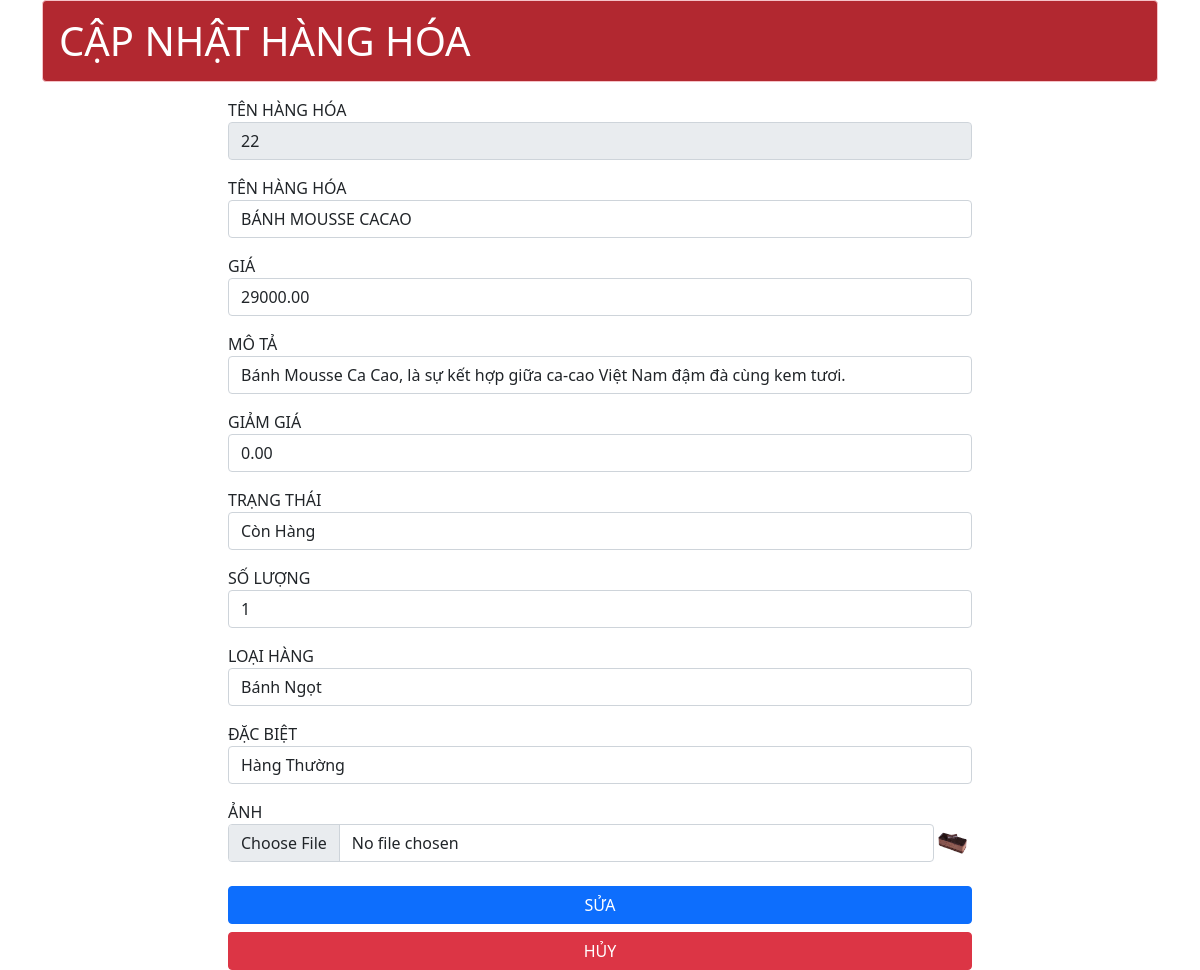
/admin/hang_hoa/edit.php?id=22, run on the app's committed database.
### tables this page shows
CREATE TABLE `hang_hoa` (
  `ma_hh` int(11) NOT NULL,
  `ten_hh` varchar(255) NOT NULL,
  `gia` double(10,2) NOT NULL DEFAULT 0.00,
  `mo_ta` varchar(255) NOT NULL,
  `giam_gia` double(10,2) DEFAULT 0.00,
  `img` varchar(255) NOT NULL,
  `ngay_tao` date NOT NULL,
  `luot_xem` int(11) NOT NULL,
  `trang_thai` varchar(255) NOT NULL,
  `so_luong` int(11) NOT NULL,
  `ma_loai` int(11) NOT NULL,
  `dac_biet` varchar(255) NOT NULL
);

CREATE TABLE `loai_hang` (
  `ma_loai` int(11) NOT NULL,
  `ten_loai` varchar(255) NOT NULL,
  `mo_ta` varchar(255) NOT NULL
);

### admin/db/function.php (called while the page is built, shortened)
<?php
function pdo_get_connection(){
    $dburl = "mysql:host=localhost;dbname=db_du_an;charset=utf8";
    $username = 'root';
    $password = '';
    $conn = new PDO($dburl, $username, $password);
    $conn->setAttribute(PDO::ATTR_ERRMODE, PDO::ERRMODE_EXCEPTION);
    return $conn;
}
function pdo_query($sql){
    $sql_args = array_slice(func_get_args(), 1);
    try{
    $conn = pdo_get_connection();
    $stmt = $conn->prepare($sql);
    $stmt->execute($sql_args);
    $rows = $stmt->fetchAll();
    return $rows;
    }
    catch(PDOException $e){
    throw $e;
    }
    finally{
    unset($conn);
    }
}
function pdo_query_one($sql){
    $sql_args = array_slice(func_get_args(), 1);
    try{
    $conn = pdo_get_connection();
    $stmt = $conn->prepare($sql);
    $stmt->execute($sql_args);
    $row = $stmt->fetch(PDO::FETCH_ASSOC);
    return $row;
    }
    catch(PDOException $e){
    throw $e;
    }
    finally{
    unset($conn);
    }
}
?>

### admin/hang_hoa/edit.php (the view, shortened to what this page needs)
 <?php
require_once "./../db/function.php";
$ma_hh = $_GET["id"];
$sql = "SELECT * FROM loai_hang";
$data = pdo_query($sql);
$sql = "SELECT * FROM hang_hoa WHERE ma_hh = ?";
$data2 = pdo_query_one($sql,$ma_hh);
?>
<!DOCTYPE html>
<html lang="en">
<head>
    <link href="https://cdn.jsdelivr.net/npm/bootstrap@5.0.1/dist/css/bootstrap.min.css" rel="stylesheet">
</head>
<body>
    <div class="container">
        <h1 class="alert alert-danger" style="color:#fff; background-color:#b22830;">CẬP NHẬT HÀNG HÓA</h1>
        <form class="col-8 offset-2" method="POST" action="\du_an_mau\admin\hang_hoa\execute.php" enctype="multipart/form-data">
                <div class="mt-3">
                    <label>TÊN HÀNG HÓA</label>
                    <input class="form-control" type="text" name="ma_hh" value="<?php echo $ma_hh ?>" disabled>
                </div>
                <div class="mt-3">
                    <label>TÊN HÀNG HÓA</label>
                    <input class="form-control" type="text" name="ten_hh" value="<?php echo $data2['ten_hh']?>">
                </div>
                <div class="mt-3">
                    <label>GIÁ</label>
                    <input class="form-control" type="number" name="gia" value="<?php echo $data2['gia'] ?>">
                </div>
                <div class="mt-3">
                    <label>MÔ TẢ</label>
                    <input class="form-control" type="text" name="mo_ta" value="<?php echo $data2['mo_ta']?>">
                </div>
                <div class="mt-3">
                    <label>GIẢM GIÁ</label>
                    <input class="form-control" type="number" name="giam_gia" value="<?php echo $data2['giam_gia']?>">
                </div>
                <div class="mt-3">
                    <label>TRẠNG THÁI</label>
                    <select name="trang_thai" id="" class="form-control">
                        <option value="1" <?= ($data2['trang_thai'] == 1)?"selected":"" ?>>Còn Hàng</option>
                    </select>
                </div>
                <div class="mt-3">
                    <label>SỐ LƯỢNG</label>
                    <input class="form-control" type="number" name="so_luong" value="<?php echo $data2['so_luong'] ?>">
                </div>
                <div class="mt-3">
                    <label>LOẠI HÀNG</label>
                    <select name="ma_loai" id="" class="form-control">
                        <?php foreach ($data as $key => $getdata) : ?>
                            <option value="<?=$getdata['ma_loai']?>" <?=($getdata['ma_loai'] == $data2["ma_loai"])? "selected":""?>><?=$getdata['ten_loai']?></option>
                        <?php endforeach; ?>
                    </select>
                </div>
                <div class="mt-3">
                    <label>ĐẶC BIỆT</label>
                    <select name="dac_biet" id="" class="form-control">
                        <option value="2" <?= ($data2['dac_biet'] == 2)?"selected":"" ?>>Hàng Thường</option>
                    </select>
                </div>
                <div class="mt-3">
                    <label>ẢNH</label>
                    <div style="display:flex;">
                        <input class="form-control" type="file" name="image">
                        <img src="<?=$data2['img'] ?>" alt="" style="width:40px;height:38px;">
                    </div>
                </div>
                <br>
                <div class="d-grid gap-2 fw-bold text-danger text-center">
                    <button type="submit" class="btn btn-primary" name="sua">SỬA</button>
                    <a href="\du_an_mau\admin\hang_hoa\list.php" class="btn btn-danger">HỦY</a>
                </div>
            </form>
    </div>
</body>
</html>

### data on the page
hang_hoa: ten_hh "BÁNH MOUSSE CACAO", gia "29000.00", mo_ta "Bánh Mousse Ca Cao, là sự kết hợp giữa ca-cao Việt Nam đậm đà cùng kem tươi.", giam_gia "0.00", trang_thai "Còn Hàng", so_luong "1", ma_loai "Bánh Ngọt", dac_biet "Hàng Thường", img (picture)
